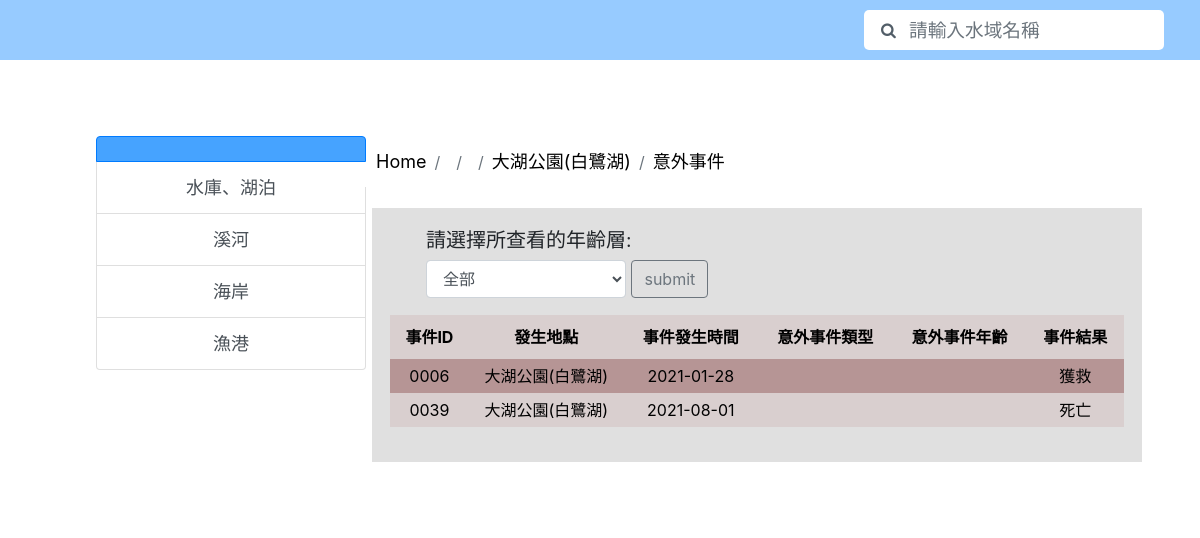
Page /waterweb2.0/accident.php?location=大湖公園(白鷺湖) on the committed database.
### waterweb2.0/pdo.php (called while the page is built, shortened)
<?php
	class mypdo extends PDO{
		function bindQuery($sql, array $bind = []){
			$this->_stmt = $this->prepare($sql);
			$this->_stmt->execute();
			return $this->_stmt->fetchAll(PDO::FETCH_ASSOC);
		}
	}
?>

### waterweb2.0/accident.php (the view, shortened to what this page needs)
<?php
    require("pdo.php");
    $pdo = new mypdo();
    $table = "";
    $table.= "<br /><br /><br /><table>";
    $watertype=$_GET["type"];
    $area=$_GET["area"];
    $location=$_GET["location"];
    $locationPer=$location.'%';
    $changeagebutton=
    '<form method="post" action="">
        <select name="agelist" class="form-control" style="width:200px;">';
    $changeagebutton.='<option value="全部">全部</option>';
    $changeagebutton.=
    '</select><input type="submit" value="submit" class="btn btn-outline-secondary" style="position:absolute ;left:100%;top:45%"">
    </form>';
    if(isset($_POST["agelist"]))
    {
        $agelist=@$_POST["agelist"];
        if($agelist!="全部")
        {
            $sql = "SELECT `事件ID`,`發生地點`,`事件發生時間`,`意外事件類型`,`意外事件年齡`,`事件結果`
            FROM (`意外事件` LEFT JOIN `意外事件年齡` ON `意外事件`.`年齡層`=`意外事件年齡`.`ID`)
            LEFT JOIN `意外事件類型` ON `意外事件`.`事件類型`=`意外事件類型`.`ID`
            WHERE `發生地點` LIKE '$locationPer' AND `年齡層`='$agelist';";
        }
        else
        {
            $sql = "SELECT `事件ID`,`發生地點`,`事件發生時間`,`意外事件類型`,`意外事件年齡`,`事件結果`
            FROM (`意外事件` LEFT JOIN `意外事件年齡` ON `意外事件`.`年齡層`=`意外事件年齡`.`ID`)
            LEFT JOIN `意外事件類型` ON `意外事件`.`事件類型`=`意外事件類型`.`ID`
            WHERE `發生地點` LIKE '$locationPer';";
        }
        $rows = $pdo->bindQuery($sql);
        if(!$rows)
        {
            $table="<br /><br /><br /><h4>No Data</h4>";
        }
        else
        {
            $table.="<tr>";
            $attributes=array_keys($rows[0]);
            foreach($attributes as $attribute)
            {
                $table.="<th>".$attribute."</th>";
            }
            $table.="</tr>";
            foreach($rows as $row)
            {
                $table .="<tr>";
                foreach($row as $key => $value)
                {
                    if($key=="事件ID")
                    {
                        $table .= "<td>".$value."</td>";
                    }
                    if($key=="發生地點")
                    {
                        $table .= "<td>".$value."</td>";
                    }
                    if($key=="事件發生時間")
                    {
                        $table .= "<td>".$value."</td>";
                    }
                    if($key=="意外事件類型")
                    {
                        $table .= "<td>".$value."</td>";
                    }
                    if($key=="意外事件年齡")
                    {
                        $table .= "<td>".$value."</td>";
                    }
                    if($key=="事件結果")
                    {
                        $table .= "<td>".$value."</td>";
                    }
                }
                $table .="</tr>";
            }
            $table .= "</table>";
        }
    }
    else
    {
        $sql = "SELECT `事件ID`,`發生地點`,`事件發生時間`,`意外事件類型`,`意外事件年齡`,`事件結果`
        FROM (`意外事件` LEFT JOIN `意外事件年齡` ON `意外事件`.`年齡層`=`意外事件年齡`.`ID`)
        LEFT JOIN `意外事件類型` ON `意外事件`.`事件類型`=`意外事件類型`.`ID`
        WHERE `發生地點` LIKE '$locationPer';";
        $rows = $pdo->bindQuery($sql);
        if(!$rows)
        {
            $table="<br /><br /><br /><h4>No Data</h4>";
        }
        else
        {
            $table.="<tr>";
            $attributes=array_keys($rows[0]);
            foreach($attributes as $attribute)
            {
                $table.="<th>".$attribute."</th>";
            }
            $table.="</tr>";
            foreach($rows as $row)
            {
                $table .="<tr>";
                foreach($row as $key => $value)
                {
                    if($key=="事件ID")
                    {
                        $table .= "<td>".$value."</td>";
                    }
                    if($key=="發生地點")
                    {
                        $table .= "<td>".$value."</td>";
                    }
                    if($key=="事件發生時間")
                    {
                        $table .= "<td>".$value."</td>";
                    }
                    if($key=="意外事件類型")
                    {
                        $table .= "<td>".$value."</td>";
                    }
                    if($key=="意外事件年齡")
                    {
                        $table .= "<td>".$value."</td>";
                    }
                    if($key=="事件結果")
                    {
                        $table .= "<td>".$value."</td>";
                    }
                }
                $table .="</tr>";
            }
            $table .= "</table>";
        }
    }
?>
<!DOCTYPE html>
<html>
    <head>
        <link rel="stylesheet" href="https://cdn.jsdelivr.net/npm/bootstrap@4.3.1/dist/css/bootstrap.min.css">
        <link rel="stylesheet" href="accident.css">
        <link href="//maxcdn.bootstrapcdn.com/font-awesome/4.1.0/css/font-awesome.min.css" rel="stylesheet">
        <link rel="stylesheet" href="search.css">
    </head>
    <body>
        <nav class="navbar navbar-light" style="background-color: #97CBFF;height: 60px">
            <div class="search-bar">
	    <form class="form-inline" onsubmit="return false" style="position: absolute;right: 3%;">
                <span class="icon"><i class="fa fa-search"></i></span>
                <input class="form-control mr-sm-2"  type="search" placeholder="請輸入水域名稱" aria-label="Search" name="search-text" id="search-text"/>
            </form>
	    </div>
        </nav>
        <div class="list-group" style="width:270px ;font-size:large;text-align:center;position:absolute;left:8%;top:17%">
            <li class="list-group-item list-group-item-action active" style="background-color: #46A3FF;"><?php echo $area ?></li>
            <a href="type.php?area=<?=$area?>&type=水庫湖泊" class="list-group-item list-group-item-action">水庫、湖泊</a>
            <a href="type.php?area=<?=$area?>&type=溪河" class="list-group-item list-group-item-action">溪河</a>
            <a href="type.php?area=<?=$area?>&type=海岸" class="list-group-item list-group-item-action">海岸</a>
            <a href="type.php?area=<?=$area?>&type=漁港" class="list-group-item list-group-item-action">漁港</a>
        </div>
        <div style="position:absolute;left:30%;top:17%">
            <nav aria-label="breadcrumb">
                <ol class="breadcrumb" style="background-color:white;">
                    <li class="breadcrumb-item"><a href="Home.php" style="color:black;font-size:large">Home</a></li>
                    <li class="breadcrumb-item"><a href="water.php?area=<?=$area?>" style="color:black;font-size:large"><?php echo $area ?></a></li>
                    <li class="breadcrumb-item"><a href="type.php?area=<?=$area?>&type=<?=$watertype?>" style="color:black;font-size:large"><?php echo $watertype?></a></li>
                    <li class="breadcrumb-item"><a href="location.php?area=<?=$area?>&type=<?=$watertype?>&location=<?=$location?>" style="color:black;font-size:large"><?php echo $location?></a></li>
                    <li class="breadcrumb-item"><a href="accident.php?area=<?=$area?>&type=<?=$watertype?>&location=<?=$location?>&age=全部" style="color:black;font-size:large">意外事件</a></li>
                </ol>
            </nav>
        </div>
        <div style="background-color:#E0E0E0;width:770px;height:auto;position:absolute;top:26%;left:31%;">
            <div style="margin:35px 18px;">
                <div style="position:absolute; top:20px;;left:7%">
                    <h5 style="font-family:DFKai-sb;">請選擇所查看的年齡層:</h5>
                    <?php
                        echo $changeagebutton;
                    ?>
                </div>
                <?php
                    echo $table
                ?>
            </div>
            <div style="background-color:#FFFFFF;"><br /><br /></div>
        </div>
    </body>
</html>

### waterweb2.0/accident.css (style rules this page uses)
table { border-spacing: 0; width: 100%; }
tr { text-align: center; background-color: #b69595; color: black; }
td { padding: 5px; }
th { padding: 10px; }
table tbody tr:nth-child(odd) { background-color: #d9cfcf; color: black; }

### waterweb2.0/search.css (style rules this page uses)
.form-inline input#search-text { position: absolute; width: 100%; height: 40px; border: none; font-size: 14pt; float: left; padding-left: 45px; -webkit-border-radius: 5px; -moz-border-radius: 5px; border-radius: 5px; }
.form-inline .icon { position: absolute; margin-left: 17px; z-index: 1; color: #4f5b66fb; }
.form-inline { width: 300px; white-space: nowrap; position: relative; }

### rows in the picture
意外事件: 事件ID "0006", 發生地點 "大湖公園(白鷺湖)", 事件發生時間 "2021-01-28", 事件結果 "獲救"
意外事件: 事件ID "0039", 發生地點 "大湖公園(白鷺湖)", 事件發生時間 "2021-08-01", 事件結果 "死亡"

### other values in the picture
$location "大湖公園(白鷺湖)"
$attribute "事件ID"
$attribute "發生地點"
$attribute "事件發生時間"
$attribute "意外事件類型"
$attribute "意外事件年齡"
$attribute "事件結果"
